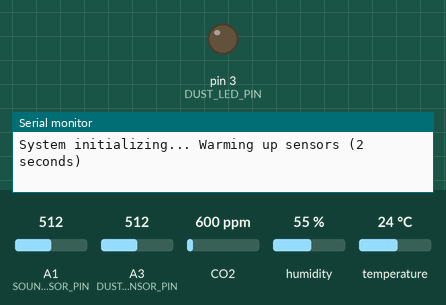
Simulated run of this sketch. Board: Arduino Uno, built with avr-gcc and run on an emulated ATmega328P. On the bench: output pins drawn as LEDs (lit = HIGH), the last lines printed to the serial monitor. Inputs (shaded band) come from the test bench; at power-on: A1 (SOUND_SENSOR_PIN) = 512, A3 (DUST_SENSOR_PIN) = 512, CO2 600 ppm, humidity 55 %, temperature 24 °C.

Above: at 0.1 s.
At 2.1 s:
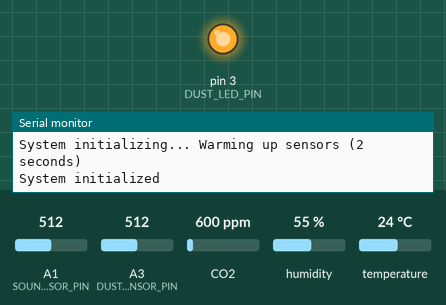
Timing chart, 0 to 3.6 s (numbered marks = the images above):
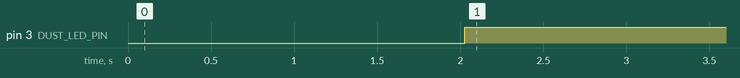

The sketch:

sketch_mar23a.ino
```cpp
#include <DHT.h>
#include "MQ135.h"

#define DHTPIN 2
#define DHTTYPE DHT11
#define SOUND_SENSOR_PIN A1
#define DUST_LED_PIN 3
#define DUST_SENSOR_PIN A3
#define GAS_SENSOR_PIN A2

DHT dht(DHTPIN, DHTTYPE);
MQ135 gasSensor = MQ135(GAS_SENSOR_PIN); // инициализация объекта датчика

// Тайминги и интервалы
unsigned long lastSoundTime = 0;
unsigned long lastDHTTime = 0;
unsigned long lastDustTime = 0;
unsigned long lastGasTime = 0;
unsigned long lastOutputTime = 0;
const unsigned long intervals[] = {
  100,    // soundInterval
  2000,   // DHTInterval
  2000,   // dustInterval
  500,    // gasInterval
  5000    // outputInterval
};

// Глобальные переменные данных
struct SensorData {
  float temperature = 0.0;
  float humidity = 0.0;
  float sound = 0.0;
  float dust = 0.0;
  float gas = 0.0;
  String name = "Соколиная гора(Проспект буденного)";
} sensorData;

// Буферы для усреднения
int soundReadings[20] = {0};
int soundIndex = 0;
int soundSum = 0;
float dustSum = 0;
int dustCount = 0;
float gasSum = 0;
int gasCount = 0;

void setup() {
  Serial.begin(115200);
  dht.begin();
  pinMode(DUST_LED_PIN, OUTPUT);

  // Добавление задержки для прогрева датчиков
  Serial.println("System initializing... Warming up sensors (2 seconds)");
  delay(2000); // 20 секунд задержки для прогрева датчиков
  Serial.println("System initialized");
}

void loop() {
  unsigned long currentTime = millis();

  // Обновление данных с датчиков
  updateSoundData(currentTime);
  updateDHTData(currentTime);
  updateDustData(currentTime);
  updateGasData(currentTime);

  // Отправка данных
  if (currentTime - lastOutputTime >= intervals[4]) {
    lastOutputTime = currentTime;
    sendSensorData();
  }
}

void updateSoundData(unsigned long currentTime) {
  if (currentTime - lastSoundTime >= intervals[0]) {
    lastSoundTime = currentTime;

    soundSum -= soundReadings[soundIndex];
    int newReading = analogRead(SOUND_SENSOR_PIN);
    float voltage = newReading * (5.0 / 1023);
    soundReadings[soundIndex] = 20 * log10(voltage / 0.00631);
    soundSum += newReading;

    soundIndex = (soundIndex + 1) % 20;
    sensorData.sound = soundSum / 20.0;
  }
}

void updateDHTData(unsigned long currentTime) {
  if (currentTime - lastDHTTime >= intervals[1]) {
    lastDHTTime = currentTime;

    float h = dht.readHumidity();
    float t = dht.readTemperature();

    if (!isnan(h) && !isnan(t)) {
      sensorData.humidity = h;
      sensorData.temperature = t;
    }
  }
}

void updateDustData(unsigned long currentTime) {
  if (currentTime - lastDustTime >= intervals[2]) {
    lastDustTime = currentTime;

    digitalWrite(DUST_LED_PIN, LOW);
    delayMicroseconds(280);
    float raw = analogRead(DUST_SENSOR_PIN);
    delayMicroseconds(40);
    digitalWrite(DUST_LED_PIN, HIGH);
    delayMicroseconds(9680);

    float voltage = raw * (5.0 / 1024.0);
    float density = (voltage - 0.1) / 0.17;

    dustSum += max(density, 0.0);
    dustCount++;
    sensorData.dust = dustCount > 0 ? dustSum / dustCount : 0;

    dustSum = 0;
    dustCount = 0;
  }
}

void updateGasData(unsigned long currentTime) {
  if (currentTime - lastGasTime >= intervals[3]) {
    lastGasTime = currentTime;

    int raw = gasSensor.getPPM();
    float voltage = raw * (5.0 / 1024.0);
    float ppm = voltage * 200;

    gasSum += ppm;
    gasCount++;
    sensorData.gas = gasCount > 0 ? gasSum / gasCount : 0;

    gasSum = 0;
    gasCount = 0;
  }
}

void sendSensorData() {
  // Формируем строку в формате URL-encoded
  String payload = "name="+sensorData.name;
  payload += "&temperature=" + String(sensorData.temperature, 1);
  payload += "&humidity=" + String(sensorData.humidity, 1);
  payload += "&sound=" + String(sensorData.sound, 1);
  payload += "&dust=" + String(sensorData.dust, 3);
  payload += "&gas=" + String(sensorData.gas, 1);

  // Отправляем через Serial.write()
  Serial.println(payload);
  Serial.write(payload.c_str());  // Отправляем как сырые байты
  Serial.write('\n');             // Добавляем символ конца строки
}
```

Measured:
- by itself, pin 3 (DUST_LED_PIN): LOW → HIGH at 2.0 s
